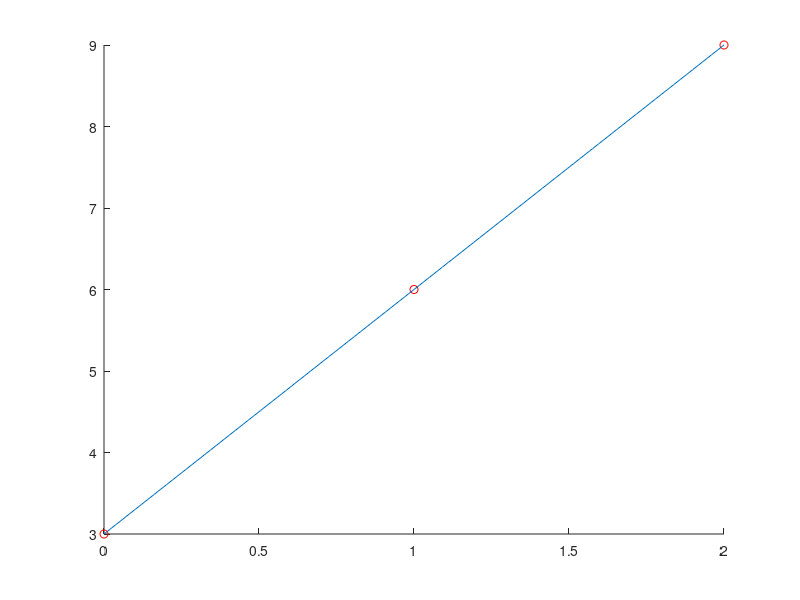

Source code (MATLAB):
clear all
clc

% Defterdeki Linear fit sorusu
% Veriler
x = [0; 1; 2];
y = [3; 6; 9];

% Toplamları hesapla
Sx = sum(x);
Sx2 = sum(x.^2);
Sy = sum(y);
Sxy = sum(x .* y);
N = length(x);

% M ve V matrisleri (normal denklemler için)
M = [N,Sx;
     Sx ,Sx2];

V = [Sy;
     Sxy];

% Katsayıları hesapla
coeff = M \V; 
disp(coeff);
a1 = coeff(1);
a0 = coeff(2);

fprintf('y = %.2fx + %.2f', a1, a0);



x_fit = linspace(min(x),max(x),100);
y_fit = a1 * x_fit + a0;
hold on
plot(x, y, 'ro');
plot(x_fit,y_fit)